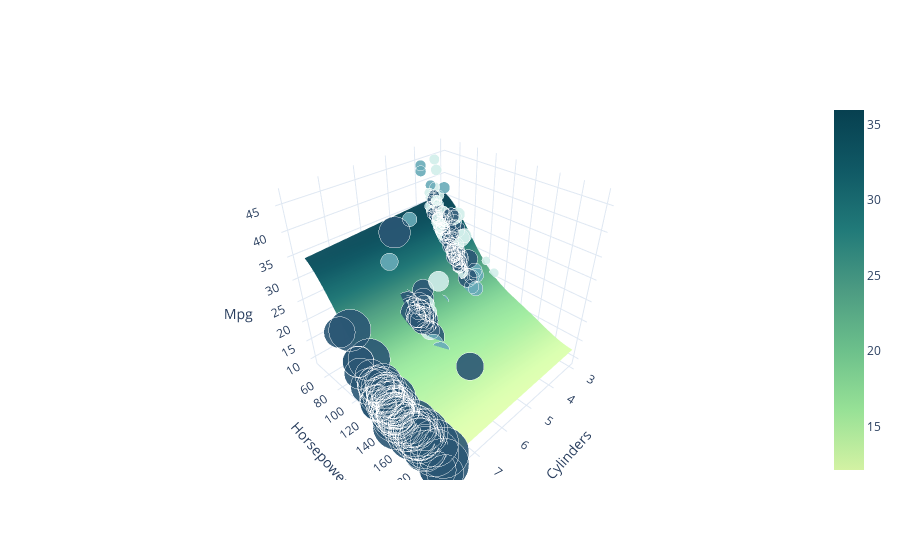

Source (notebook cell):
### Code cell
SVR_Visualize(df_clean)

### Figure 1 — Plotly figure (JSON) as saved in the notebook; plotly's stock layout.template omitted (floating-point values rounded to 4 significant figures; data arrays with more than 128 entries replaced by an {"elided": "..."} marker saying what was removed)
{"data": [{"y": {"elided": "382 int values"}, "mode": "markers", "marker": {"color": {"elided": "382 int values"}, "opacity": 0.9, "size": {"elided": "382 float values"}, "reversescale": true, "colorscale": [[0, "rgb(209, 238, 234)"], [0.1667, "rgb(168, 219, 217)"], [0.3333, "rgb(133, 196, 201)"], [0.5, "rgb(104, 171, 184)"], [0.6667, "rgb(79, 144, 166)"], [0.8333, "rgb(59, 115, 143)"], [1, "rgb(42, 86, 116)"]]}, "x": {"elided": "382 int values"}, "z": {"elided": "382 float values"}, "type": "scatter3d"}, {"name": "pred_surface", "colorscale": [[0, "rgb(211, 242, 163)"], [0.1667, "rgb(151, 225, 150)"], [0.3333, "rgb(108, 192, 139)"], [0.5, "rgb(76, 155, 130)"], [0.6667, "rgb(33, 122, 121)"], [0.8333, "rgb(16, 89, 101)"], [1, "rgb(7, 64, 80)"]], "y": {"elided": "770 float values"}, "x": [3, 3.2, 3.4, 3.6, 3.8, 4.0, 4.2, 4.4, 4.6, 4.8, 5.0, 5.2, 5.4, 5.6, 5.8, 6.0, 6.2, 6.4, 6.6, 6.8, 7.0, 7.2, 7.4, 7.6, 7.8], "z": {"elided": "770x25 float values"}, "type": "surface"}], "layout": {"scene": {"zaxis": {"title": {"text": "Mpg"}}, "xaxis": {"title": {"text": "Cylinders"}}, "yaxis": {"title": {"text": "Horsepower"}}}}}
